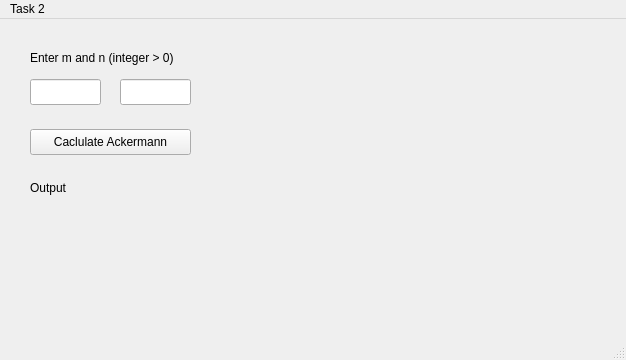
<?xml version="1.0" encoding="UTF-8"?>
<ui version="4.0">
 <class>MainWindow</class>
 <widget class="QMainWindow" name="MainWindow">
  <property name="geometry">
   <rect>
    <x>0</x>
    <y>0</y>
    <width>626</width>
    <height>360</height>
   </rect>
  </property>
  <property name="windowTitle">
   <string>MainWindow</string>
  </property>
  <widget class="QWidget" name="centralwidget">
   <widget class="QPushButton" name="pushButton">
    <property name="geometry">
     <rect>
      <x>30</x>
      <y>110</y>
      <width>161</width>
      <height>26</height>
     </rect>
    </property>
    <property name="text">
     <string>Caclulate Ackermann</string>
    </property>
   </widget>
   <widget class="QLineEdit" name="lineEdit">
    <property name="geometry">
     <rect>
      <x>30</x>
      <y>60</y>
      <width>71</width>
      <height>26</height>
     </rect>
    </property>
   </widget>
   <widget class="QLineEdit" name="lineEdit_2">
    <property name="geometry">
     <rect>
      <x>120</x>
      <y>60</y>
      <width>71</width>
      <height>26</height>
     </rect>
    </property>
   </widget>
   <widget class="QLabel" name="label">
    <property name="geometry">
     <rect>
      <x>30</x>
      <y>160</y>
      <width>261</width>
      <height>18</height>
     </rect>
    </property>
    <property name="text">
     <string>Output</string>
    </property>
   </widget>
   <widget class="QLabel" name="label_2">
    <property name="geometry">
     <rect>
      <x>30</x>
      <y>30</y>
      <width>261</width>
      <height>18</height>
     </rect>
    </property>
    <property name="text">
     <string>Enter m and n (integer &gt; 0)</string>
    </property>
   </widget>
  </widget>
  <widget class="QMenuBar" name="menubar">
   <property name="geometry">
    <rect>
     <x>0</x>
     <y>0</y>
     <width>626</width>
     <height>23</height>
    </rect>
   </property>
   <widget class="QMenu" name="menuTask_2">
    <property name="title">
     <string>Task 2</string>
    </property>
   </widget>
   <addaction name="menuTask_2"/>
  </widget>
  <widget class="QStatusBar" name="statusbar"/>
 </widget>
 <resources/>
 <connections/>
</ui>
